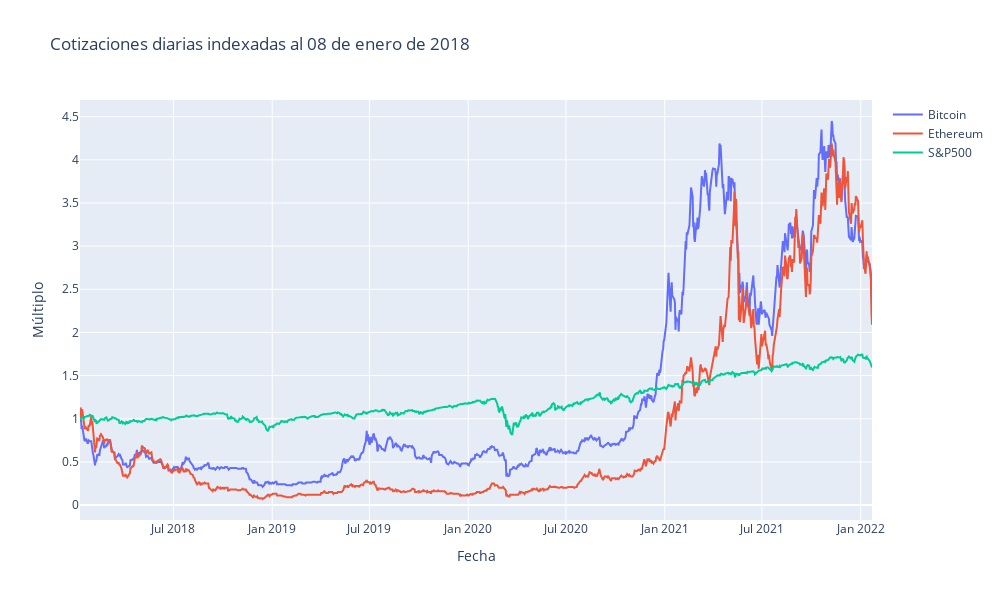

Notebook code cell kept with this figure:
### Markdown cell above
## Cotizaciones históricas BTC, ETH, SPY

### Code cell
fig = go.Figure()

# Add traces
fig.add_trace(go.Scatter(x=criptodf['date1'], y=criptodf['BTC1'],
                    mode='lines',
                    name='Bitcoin'))

fig.add_trace(go.Scatter(x=criptodf['date1'], y=criptodf['ETH1'],
                    mode='lines',
                    name='Ethereum'))

fig.add_trace(go.Scatter(x=criptodf['date1'], y=criptodf['SPY1'],
                    mode='lines',
                    name='S&P500'))


chart_layout = go.Layout(width=1000, height=600, title='Cotizaciones diarias indexadas al 08 de enero de 2018',
                         xaxis_title='Fecha', yaxis_title='Múltiplo', barmode='overlay') 

fig.update_layout(chart_layout)

fig.show()

### Figure 1 — Plotly figure (JSON) as saved in the notebook; plotly's stock layout.template omitted (floating-point values rounded to 4 significant figures; data arrays with more than 128 entries replaced by an {"elided": "..."} marker saying what was removed)
{"data": [{"mode": "lines", "name": "Bitcoin", "type": "scatter", "x": {"elided": "1020 str values"}, "y": {"elided": "1020 float values"}}, {"mode": "lines", "name": "Ethereum", "type": "scatter", "x": {"elided": "1020 str values"}, "y": {"elided": "1020 float values"}}, {"mode": "lines", "name": "S&P500", "type": "scatter", "x": {"elided": "1020 str values"}, "y": {"elided": "1020 float values"}}], "layout": {"barmode": "overlay", "height": 600, "title": {"text": "Cotizaciones diarias indexadas al 08 de enero de 2018"}, "width": 1000, "xaxis": {"title": {"text": "Fecha"}}, "yaxis": {"title": {"text": "Múltiplo"}}}}
